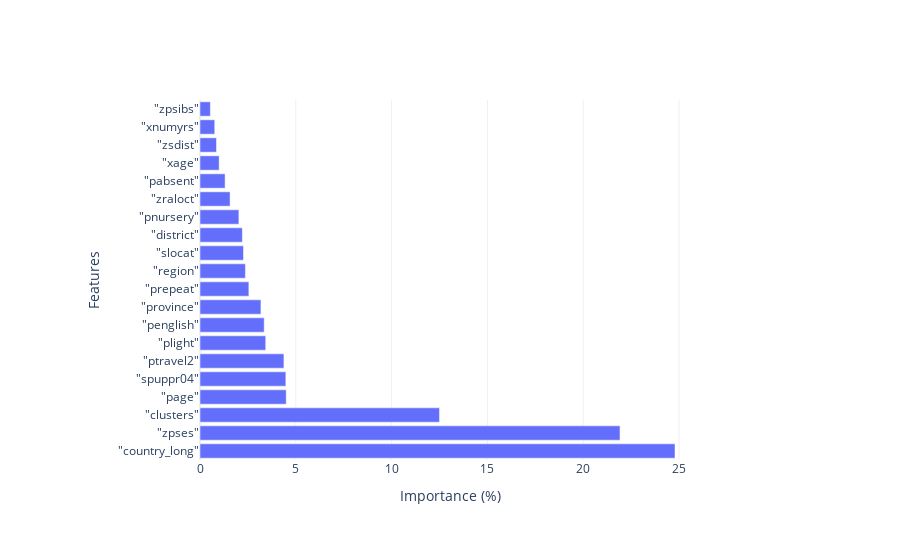

Notebook code for this chart:
### Code cell
model_africa_rf_zmalocp.features_importance()

### Figure 1 — Plotly figure (JSON) as saved in the notebook; plotly's stock layout.template omitted (floating-point values rounded to 4 significant figures)
{"data": [{"name": "Postive", "orientation": "h", "type": "bar", "x": [0.54, 0.77, 0.86, 1, 1.31, 1.57, 2.03, 2.21, 2.27, 2.37, 2.55, 3.18, 3.35, 3.43, 4.38, 4.48, 4.5, 12.5, 21.92, 24.79], "y": ["\"zpsibs\"", "\"xnumyrs\"", "\"zsdist\"", "\"xage\"", "\"pabsent\"", "\"zraloct\"", "\"pnursery\"", "\"district\"", "\"slocat\"", "\"region\"", "\"prepeat\"", "\"province\"", "\"penglish\"", "\"plight\"", "\"ptravel2\"", "\"spuppr04\"", "\"page\"", "\"clusters\"", "\"zpses\"", "\"country_long\""]}], "layout": {"barmode": "stack", "margin": {"b": 100, "l": 200, "r": 200, "t": 100}, "showlegend": false, "xaxis": {"title": {"text": "Importance (%)"}}, "yaxis": {"categoryorder": "total descending", "title": {"text": "Features"}}}}
